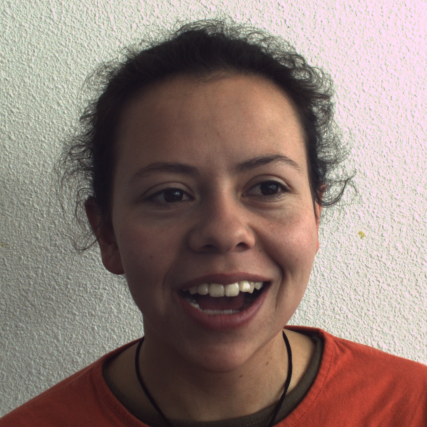
%> input picture Input/Diana.png, 427 x 427 px
$ octave seam_carving_decrease_width.m   (GNU Octave 9; MATLAB toolbox functions it lacks are replaced by stand-ins)
%> lines starting %> are read from the running program, lines starting %| are printed output that depends on the picture; in (x1, y1, x2, y2) boxes, pixels count from 0 and x2, y2 are one past the last pixel; in counts of white or black regions, pixels touching at a corner belong together; the program's own positions count from 1
### code/find_vertical_seam.m
function verticalSeam = find_vertical_seam(cumulativeEnergyMap)

verticalSeam=zeros(size(cumulativeEnergyMap,1),1);

lastrow = cumulativeEnergyMap(end,2:end-1);

if (min(lastrow)==max(lastrow))
   [val ind] = min(sum(cumulativeEnergyMap,1));
   b = ind;
else
[a b]=min(cumulativeEnergyMap(end,:));
end

verticalSeam(end)=b;
for i=size(cumulativeEnergyMap,1)-1:-1:1

    choose = cumulativeEnergyMap(i,b-1:b+1);
    if all(min(choose)==max(choose))
        thiscuml = cumulativeEnergyMap(1:i,b-1:b+1);
        [val ind] = min(sum(thiscuml,2));
        if(ind==1)
            b = b-1;
        elseif(ind==3)
            b = b+1;
        end
       % b=b+bb-2;
    else

        [a bb]=min(cumulativeEnergyMap(i,b-1:b+1));
        b=b+bb-2;

    end

    verticalSeam(i)=b;
end

### code/decrease_width.m
function [reducedColorImg,reducedEnergyImg] = decrease_width(im,energyImg)
B = zeros(size(energyImg,1),size(energyImg,2),3);
B(:,:,3) = energyImg;

energyImg(2:end,1)=inf;
energyImg(2:end,end)=inf;

verticalSeam = find_vertical_seam(energyImg);

for i=1:length(verticalSeam)
    im(i,verticalSeam(i):end-1,:)=im(i,verticalSeam(i)+1:end,:);
    B(i,verticalSeam(i),1) = 255;
end

for i=1:length(verticalSeam)
    energyImg(i,verticalSeam(i):end-1)=energyImg(i,verticalSeam(i)+1:end);
end
%imshow(B,[]);
reducedColorImg=im(:,1:end-1,:);
reducedEnergyImg=energyImg(:,1:end-1);

### code/seam_carving_decrease_width.m
clear all
clc

im=imread('Input/Diana.png');
%> im is the input picture: size 427x427x3 uint8; mean R, G, B 143.4, 124.3, 117.2
ground_truth = im2double(imread('Input/Diana_DMap.png'));
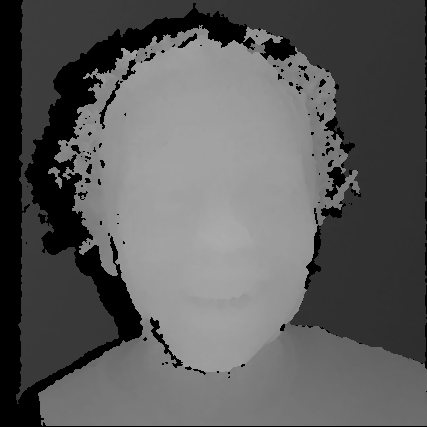
%> input picture Input/Diana_DMap.png, 427 x 427 px
%> ground_truth: size 427x427 double; min 0, max 0.671, mean 0.357


h = size(im,1);
%> h = 427
w = size(im,2);
%> w = 427

t = (max(max(ground_truth)) - min(min(ground_truth)))*0.5;
%> t = 0.335
GG = zeros(size(im,1),size(im,2));
for i=1:size(im,1)
    for j=1:size(im,2)
        if(ground_truth(i,j) > t)
            GG(i,j) = 1;
        end
    end
end
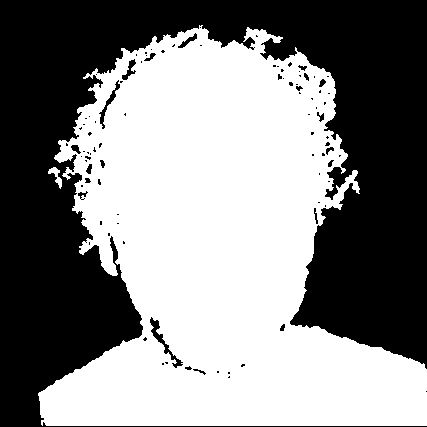
%> GG: size 427x427 double; values 0 (black) and 1 (white), 52.6% white; 95 black regions (74 under 20 px), largest, box (x1, y1, x2, y2) and area: (0, 0, 427, 427) 84894, (150, 317, 183, 368) 292, (99, 80, 120, 129) 184

if(sum(sum(GG))/(w*h) > 0.5)
    J = imresize(im,[h 0.8*w]);
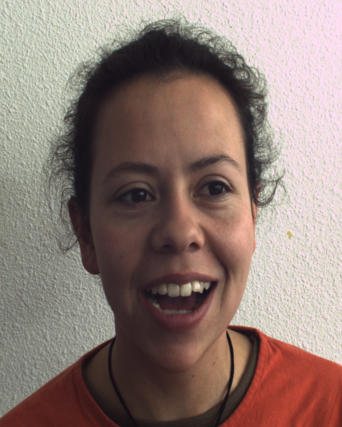
%> J: size 427x342x3 uint8; mean R, G, B 143.4, 124.3, 117.2
    NG = imresize(ground_truth,[h 0.8*w]);
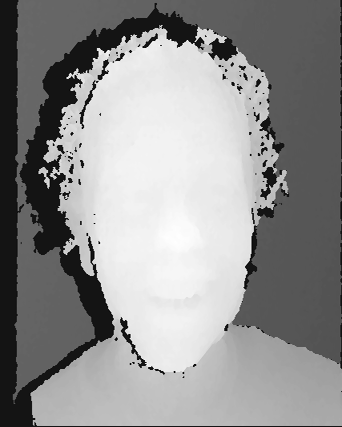
%> NG: size 427x342 double; min -0.0594, max 0.671, mean 0.357; drawn with min black and max white
    cc = size(im,2) - size(J,2);
%> cc = 85
    left_cols = size(im,2)/2 - cc;
%> left_cols = 128.5

    nim=J;
    nen=NG;
    for i=1:left_cols
        [nim,nen] = decrease_width(nim,nen);
    end
%> this loop made 128 passes
%> pass 1, in decrease_width, `reducedEnergyImg=energyImg(:,1:end-1);`:
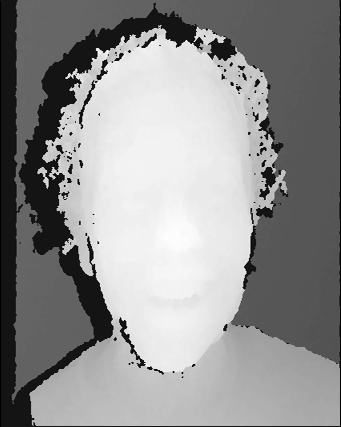
%> reducedEnergyImg: size 427x341 double; 0.59% of the values are NaN or infinite; the others: min -0.0594, max 0.671, mean 0.36; drawn with min black, max white, NaN and infinite black
%> after the loop:
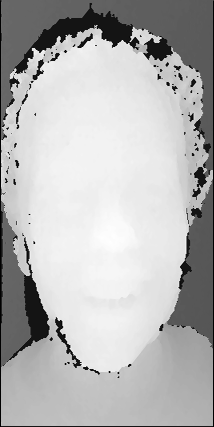
%> nen: size 427x214 double; 0.93% of the values are NaN or infinite; the others: min -0.0594, max 0.671, mean 0.467; drawn with min black, max white, NaN and infinite black
%> after the loop:
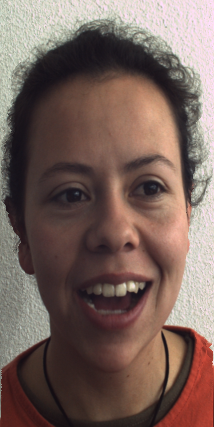
%> nim: size 427x214x3 uint8; mean R, G, B 119.8, 98.7, 91.6
else

    nim=im;
    nen=ground_truth;
    for i=1:w/2
        [nim,nen] = decrease_width(nim,nen);
    end
end

imwrite(nim,'Output/diana_output.png');
figure;imshow(im);title('Original image');
figure;imshow(nim);title('50% width decreased');
